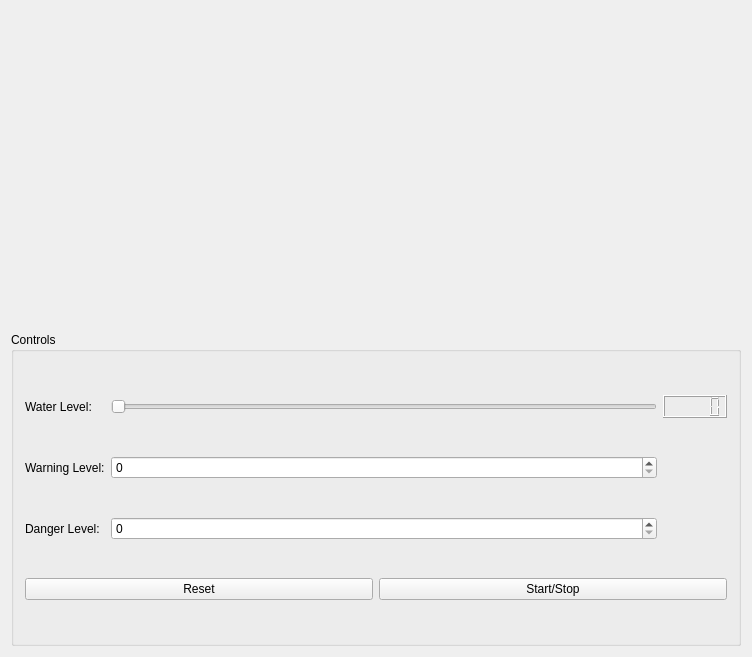
<?xml version="1.0" encoding="UTF-8"?>
<ui version="4.0">
 <class>Widget</class>
 <widget class="QWidget" name="Widget">
  <property name="geometry">
   <rect>
    <x>0</x>
    <y>0</y>
    <width>752</width>
    <height>657</height>
   </rect>
  </property>
  <property name="windowTitle">
   <string>Widget</string>
  </property>
  <layout class="QHBoxLayout" name="horizontalLayout_2">
   <item>
    <layout class="QVBoxLayout" name="verticalLayout">
     <item>
      <layout class="QHBoxLayout" name="horizontalLayout">
       <item>
        <widget class="WaterTank" name="waterTank" native="true"/>
       </item>
       <item>
        <widget class="Indicator" name="indicator" native="true"/>
       </item>
      </layout>
     </item>
     <item>
      <widget class="QGroupBox" name="controlsGroup">
       <property name="title">
        <string>Controls</string>
       </property>
       <layout class="QGridLayout" name="gridLayout">
        <item row="0" column="0">
         <widget class="QLabel" name="label">
          <property name="text">
           <string>Water Level:</string>
          </property>
         </widget>
        </item>
        <item row="0" column="1">
         <widget class="QSlider" name="waterLevelSlider">
          <property name="orientation">
           <enum>Qt::Orientation::Horizontal</enum>
          </property>
         </widget>
        </item>
        <item row="0" column="2">
         <widget class="QLCDNumber" name="waterLevelDisplay"/>
        </item>
        <item row="1" column="0">
         <widget class="QLabel" name="label_2">
          <property name="text">
           <string>Warning Level:</string>
          </property>
         </widget>
        </item>
        <item row="1" column="1">
         <widget class="QSpinBox" name="warningThreshold"/>
        </item>
        <item row="2" column="0">
         <widget class="QLabel" name="label_3">
          <property name="text">
           <string>Danger Level:</string>
          </property>
         </widget>
        </item>
        <item row="2" column="1">
         <widget class="QSpinBox" name="dangerThreshold"/>
        </item>
        <item row="3" column="0" colspan="3">
         <layout class="QHBoxLayout" name="horizontalLayout_3">
          <item>
           <widget class="QPushButton" name="resetButton">
            <property name="text">
             <string>Reset</string>
            </property>
           </widget>
          </item>
          <item>
           <widget class="QPushButton" name="startStopButton">
            <property name="text">
             <string>Start/Stop</string>
            </property>
           </widget>
          </item>
         </layout>
        </item>
       </layout>
      </widget>
     </item>
    </layout>
   </item>
  </layout>
 </widget>
 <layoutdefault spacing="6" margin="11"/>
 <customwidgets>
  <customwidget>
   <class>WaterTank</class>
   <extends>QWidget</extends>
   <header>watertank.h</header>
   <container>1</container>
  </customwidget>
  <customwidget>
   <class>Indicator</class>
   <extends>QWidget</extends>
   <header>indicator.h</header>
   <container>1</container>
  </customwidget>
 </customwidgets>
 <resources/>
 <connections/>
</ui>
